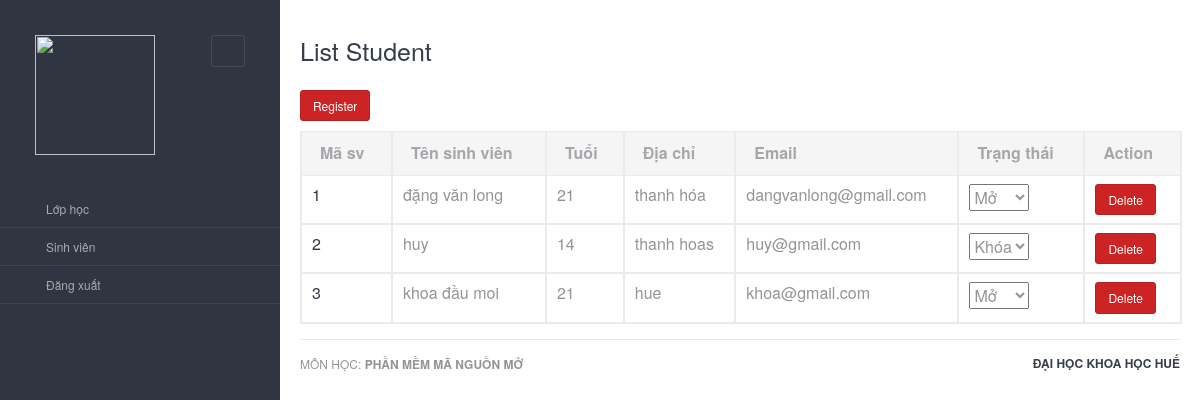
The page /list-student (signed in) on the database as committed earlier.
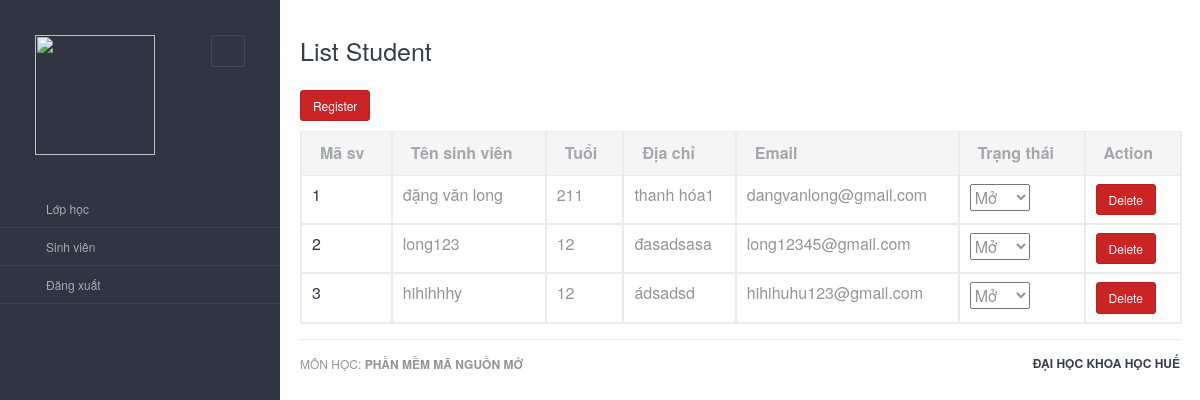
The same page on the database as committed later.
### app/models.py (models this page shows, shortened)
class Student(UserMixin,db.Model):
    id = db.Column(db.Integer, primary_key=True)
    name = db.Column(db.String(64), nullable = False)
    age = db.Column(db.Integer, nullable = True)
    address = db.Column(db.String(64), nullable = True)
    email = db.Column(db.String(120), index=True, unique=True, nullable = False)
    password = db.Column(db.String(128), nullable = False)
    active = db.Column(db.Boolean,  default=True)
    def list_student():
        return Student.query.all()

### app/routes_students.py (the view)
@app.route('/list-student', methods=['GET'])
@login_required
def list_students():
    list_students = Student.list_student()
    return render_template('student_view.html',list_students=list_students)

### app/models.py (called while the page is built)
@login.user_loader
def loader_id(id):
    return Admin.query.get(int(id))

### app/templates/student_view.html (shortened to what this page needs)
{% extends "layouts/adminbase.html" %} {% block content %}
<div class="main-content">
    <h2>List Student</h2>
    <br />
    <a class="btn btn-danger" style="margin-bottom: 10px;" href="/register-student">Register</a>
    <table class="table table-bordered datatable" id="table-1">
        <thead>
            <th>Mã sv</th>
            <th>Tên sinh viên</th>
            <th>Tuổi</th>
            <th>Địa chỉ</th>
            <th>Email</th>
            <th>Trạng thái</th>
            <th>Action</th>
        </thead>
        <tbody>
            {% for st in list_students %}
            <tr>
                <th scope="row">
                    {{ st.id }}
                </th>
                <td>
                    {{ st.name }}
                </td>
                <td>
                    {{ st.age }}
                </td>
                <td>
                    {{ st.address }}
                </td>
                <td>
                    {{ st.email }}
                </td>
                <td>
                    <select name="active" onchange="doitrangthai('{{ st.id }}','{{ st.active }}')">
                    {% if st.active == 1 %}
                        <option value="1" selected>Mở</option>
                    {% else %}
                        <option value="0" selected>Khóa</option>
                    {% endif %}
                    </select>
                </td>
                <td>
                    <a class="btn btn-danger" type="submit" onclick="delete_class('{{ st.id }}')">Delete</a>
                </td>
            </tr>
            {% endfor %}
        </tbody>
    </table>
    {% endblock %}

Rows that differ between the two databases and show on the page:
changed Student "đặng văn long": age "21" → "211"; address "thanh hóa" → "thanh hóa1"
changed Student id 2: name "huy" → "long123"; age "14" → "12"; address "thanh hoas" → "đasadsasa"; email "huy@gmail.com" → "long12345@gmail.com"; active "Khóa" → "Mở"
changed Student id 3: name "khoa đầu moi" → "hihihhhy"; age "21" → "12"; address "hue" → "ádsadsd"; email "khoa@gmail.com" → "hihihuhu123@gmail.com"
